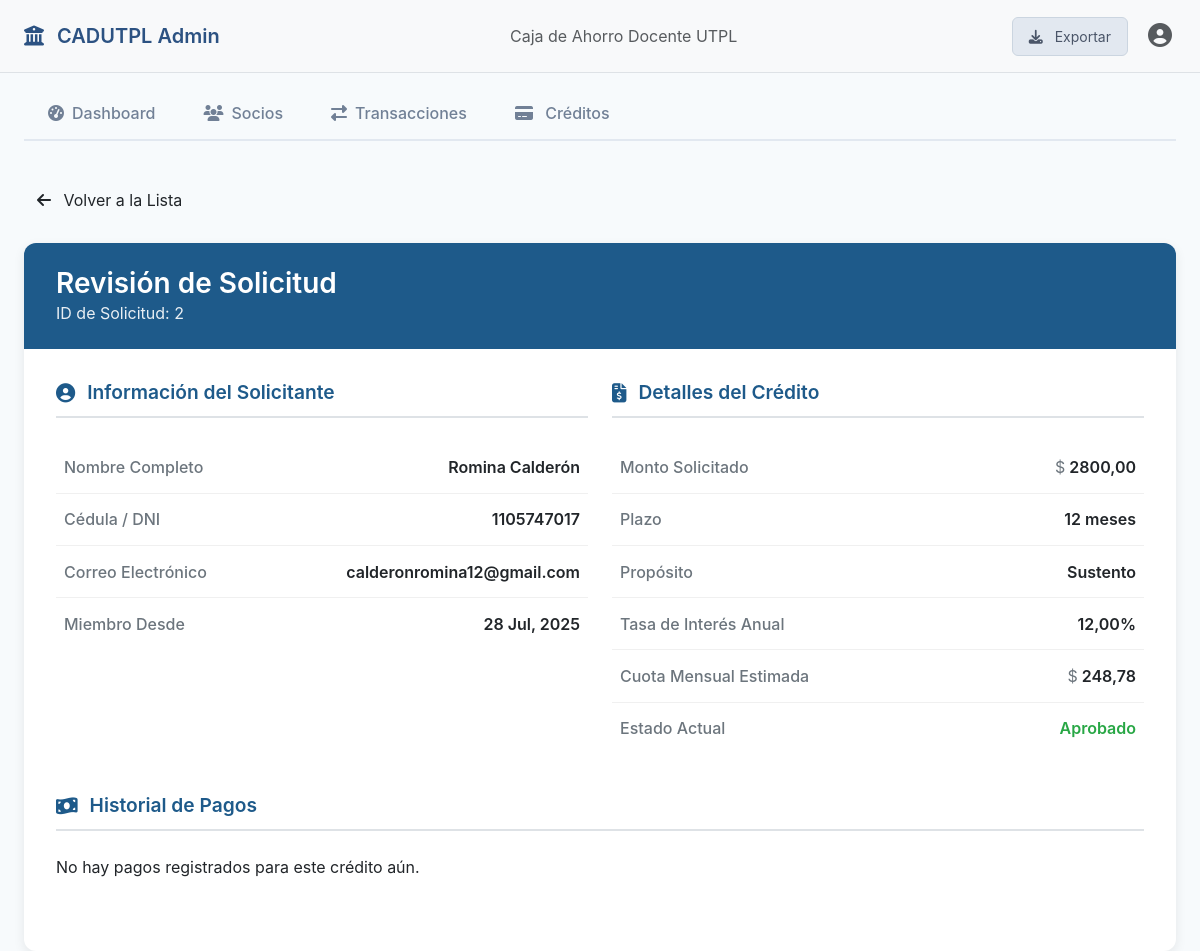
Screenshot of /credits/admin/review/2/ (signed in) with the database file from the repository.
### credits/models.py (models this page shows, shortened)
class Credit(models.Model):
    STATUS_CHOICES = (
        ('pending', 'Pendiente'),
        ('approved', 'Aprobado'),
        ('rejected', 'Rechazado'),
        ('paid', 'Pagado'),
        ('defaulted', 'Incumplido'),
    )
    TERM_CHOICES = (
        (12, '12 meses'),
        (24, '24 meses'),
        (36, '36 meses'),
        (48, '48 meses'),
    )
    wallet = models.ForeignKey(Wallet, on_delete=models.CASCADE, related_name='credits')
    amount = models.DecimalField(max_digits=10, decimal_places=2)
    interest_rate = models.DecimalField(max_digits=5, decimal_places=2)
    term = models.IntegerField(choices=TERM_CHOICES)  # Plazo en meses
    purpose = models.CharField(max_length=255, blank=True, null=True)
    estimated_monthly_payment = models.DecimalField(max_digits=10, decimal_places=2)
    status = models.CharField(max_length=20, choices=STATUS_CHOICES, default='pending')
    created_at = models.DateTimeField(auto_now_add=True)
    updated_at = models.DateTimeField(auto_now=True)

### wallets/models.py (models this page shows, shortened)
class Wallet(models.Model):
    user = models.OneToOneField(CustomUser, on_delete=models.CASCADE, related_name='wallet')
    balance = models.DecimalField(max_digits=10, decimal_places=2, default=0)
    total_credit_line = models.DecimalField(max_digits=10, decimal_places=2, default=2000)
    available_credit = models.DecimalField(max_digits=10, decimal_places=2, default=2000)
    created_at = models.DateTimeField(auto_now_add=True)
    updated_at = models.DateTimeField(auto_now=True)

### users/models.py (models this page shows, shortened)
class CustomUser(AbstractUser):
    username = models.CharField(
        max_length=150,
        unique=True,
        verbose_name="Nombre de usuario",
        null=True,
        blank=True,  # Permite que sea opcional para los usuarios normales
    )
    email = models.EmailField(unique=True)
    phone = models.CharField(max_length=15, blank=True, null=True)
    document_type = models.CharField(
        max_length=20,
        choices=[("CEDULA", "CEDULA"), ("RUC", "RUC"), ("PASSPORT", "Pasaporte")],
    )
    document_number = models.CharField(max_length=20)
    reference_number = models.CharField(max_length=100, unique=True, default=uuid.uuid4)
    address = models.CharField(max_length=255, blank=True)
    profile_picture = models.ImageField(
        upload_to="profile_pictures/", blank=True, null=True
    )
    account_balance = models.DecimalField(max_digits=10, decimal_places=2, default=0)
    is_verified = models.BooleanField(default=False)
    preferred_currency = models.CharField(max_length=3, default="USD")
    preferred_language = models.CharField(max_length=2, default="es")
    created_at = models.DateTimeField(auto_now_add=True)
    updated_at = models.DateTimeField(auto_now=True)
    USERNAME_FIELD = "email"  # El email sigue siendo el identificador único
    REQUIRED_FIELDS = [
        "username"
    ]  # Hacer que username sea requerido para superusuarios
    objects = CustomUserManager()  # Asignar el manager personalizado
    class Meta:
        db_table = "custom_users"

### credits/views.py (the view)
# urls.py: path('admin/review/<int:credit_id>/', views.admin_credit_review, name='admin_credit_review'),
@login_required
def admin_credit_review(request, credit_id):
    credit = get_object_or_404(Credit, id=credit_id)
    payments = credit.payments.all().order_by('-payment_date')
    context = {
        'credit': credit,
        'payments': payments,
    }
    return render(request, 'credits/admin_credit_review.html', context)

### credits/templates/credits/admin_credit_review.html (shortened to what this page needs)
<!DOCTYPE html>
<html lang="es">
<head>
    <link href="https://cdnjs.cloudflare.com/ajax/libs/bootstrap/5.3.0/css/bootstrap.min.css" rel="stylesheet">
    <link href="https://cdnjs.cloudflare.com/ajax/libs/font-awesome/6.4.0/css/all.min.css" rel="stylesheet">
</head>
<body>
{% include 'navbar.html' %}
{% include 'tabs_menu.html' %}
<div class="container-fluid px-4 main-content">
    {% block content %}
        <a href="{% url 'admin_credits' %}" class="btn btn-back-warning btn-back"><i class="fas fa-arrow-left me-2"></i>
            Volver a la Lista</a>
        <div class="review-card">
            <div class="review-header">
                <h2>Revisión de Solicitud</h2>
                <p>ID de Solicitud: {{ credit.id }}</p>
            </div>
            <div class="review-body">
                <div class="row">
                    <div class="col-lg-6">
                        <div class="detail-section">
                            <h5 class="detail-section-title"><i class="fas fa-user-circle"></i>Información del
                                Solicitante</h5>
                            <div class="detail-item">
                                <span class="detail-label">Nombre Completo</span>
                                <span class="detail-value">{{ credit.wallet.user.first_name }} {{ credit.wallet.user.last_name }}</span>
                            </div>
                            <div class="detail-item">
                                <span class="detail-label">Cédula / DNI</span>
                                <span class="detail-value">{{ credit.wallet.user.document_number }}</span>
                            </div>
                            <div class="detail-item">
                                <span class="detail-label">Correo Electrónico</span>
                                <span class="detail-value">{{ credit.wallet.user.email }}</span>
                            </div>
                            <div class="detail-item">
                                <span class="detail-label">Miembro Desde</span>
                                <span class="detail-value">{{ credit.wallet.user.date_joined|date:"d M, Y" }}</span>
                            </div>
                        </div>
                    </div>
                    <div class="col-lg-6">
                        <div class="detail-section">
                            <h5 class="detail-section-title"><i class="fas fa-file-invoice-dollar"></i>Detalles del
                                Crédito</h5>
                            <div class="detail-item">
                                <span class="detail-label">Monto Solicitado</span>
                                <span class="detail-value"><span
                                        class="currency">$</span>{{ credit.amount|floatformat:2 }}</span>
                            </div>
                            <div class="detail-item">
                                <span class="detail-label">Plazo</span>
                                <span class="detail-value">{{ credit.term }} meses</span>
                            </div>
                            <div class="detail-item">
                                <span class="detail-label">Propósito</span>
                                <span class="detail-value">{{ credit.purpose }}</span>
                            </div>
                            <div class="detail-item">
                                <span class="detail-label">Tasa de Interés Anual</span>
                                <span class="detail-value">{{ credit.interest_rate }}%</span>
                            </div>
                            <div class="detail-item">
                                <span class="detail-label">Cuota Mensual Estimada</span>
                                <span class="detail-value"><span
                                        class="currency">$</span>{{ credit.estimated_monthly_payment|floatformat:2 }}</span>
                            </div>
                            <div class="detail-item">
                                <span class="detail-label">Estado Actual</span>
                                <span class="detail-value status-{{ credit.status }}">{{ credit.get_status_display }}</span>
                            </div>
                        </div>
                    </div>
                </div>
                <div class="detail-section">
                    <h5 class="detail-section-title"><i class="fas fa-money-bill-wave"></i>Historial de Pagos</h5>
                    {% if payments %}
                        <table class="payments-table">
                            <thead>
                            <tr>
                                <th>Fecha de Pago</th>
                                <th>Monto Pagado</th>
                                <th>Referencia</th>
                            </tr>
                            </thead>
                            <tbody>
                            {% for payment in payments %}
                                <tr>
                                    <td>{{ payment.payment_date|date:"d M, Y H:i" }}</td>
                                    <td><span class="currency">$</span>{{ payment.amount_paid|floatformat:2 }}</td>
                                    <td>{{ payment.reference_number }}</td>
                                </tr>
                            {% endfor %}
                            </tbody>
                        </table>
                    {% else %}
                        <p class="no-payments">No hay pagos registrados para este crédito aún.</p>
                    {% endif %}
                    </div>
                </div>
            </div>
        </div>
    {% endblock %}

### templates/menu_styles.html (style rules this page uses)
body { background-color: #f7fafc; font-family: -apple-system, BlinkMacSystemFont, 'Segoe UI', Roboto, sans-serif; }
.container-fluid { max-width: 1400px; }
.main-content { min-height: calc(100vh - 200px); padding-top: 2rem; }

### credits/templates/credits/admin_credit_review.html (style rules this page uses)
:root { --primary-color: #1e5a8a; --primary-light: #2980b9; --success-color: #28a745; --warning-color: #ffc107; --danger-color: #dc3545; --light-bg: #f8f9fa; --border-color: #dee2e6; --text-muted: #6c757d; }
.main-content { padding-top: 1.5rem; }
.btn-back { margin-bottom: 1.5rem; }
.review-card { background: white; border-radius: 12px; box-shadow: 0 4px 12px rgba(0, 0, 0, 0.08); border: none; overflow: hidden; }
.review-header { background-color: var(--primary-color); color: white; padding: 1.5rem 2rem; }
.review-header h2 { margin: 0; font-size: 1.75rem; font-weight: 600; }
.review-header p { margin: 0; opacity: 0.9; font-size: 1rem; }
.review-body { padding: 2rem; }
.detail-section { margin-bottom: 2.5rem; }
.detail-section-title { font-size: 1.2rem; font-weight: 600; color: var(--primary-color); border-bottom: 2px solid var(--border-color); padding-bottom: 0.75rem; margin-bottom: 1.5rem; display: flex; align-items: center; }
.detail-section-title i { margin-right: 0.75rem; }
.detail-item { display: flex; justify-content: space-between; padding: 0.85rem 0.5rem; border-bottom: 1px solid #f0f0f0; transition: background-color 0.2s ease; }
.detail-item:last-child { border-bottom: none; }
.detail-label { color: var(--text-muted); font-weight: 500; }
.detail-value { font-weight: 600; text-align: right; }
.detail-value.status-approved { color: var(--success-color); }
.detail-value .currency { font-weight: 400; color: var(--text-muted); margin-right: 0.25rem; }

### rows the page displays
Credit: id "2", wallet.user.first_name "Romina", wallet.user.last_name "Calderón", wallet.user.document_number "1105747017", wallet.user.email "calderonromina12@gmail.com", wallet.user.date_joined "28 Jul, 2025", amount "2800,00", term "12", purpose "Sustento", interest_rate "12,00", estimated_monthly_payment "248,78", status "Aprobado"
